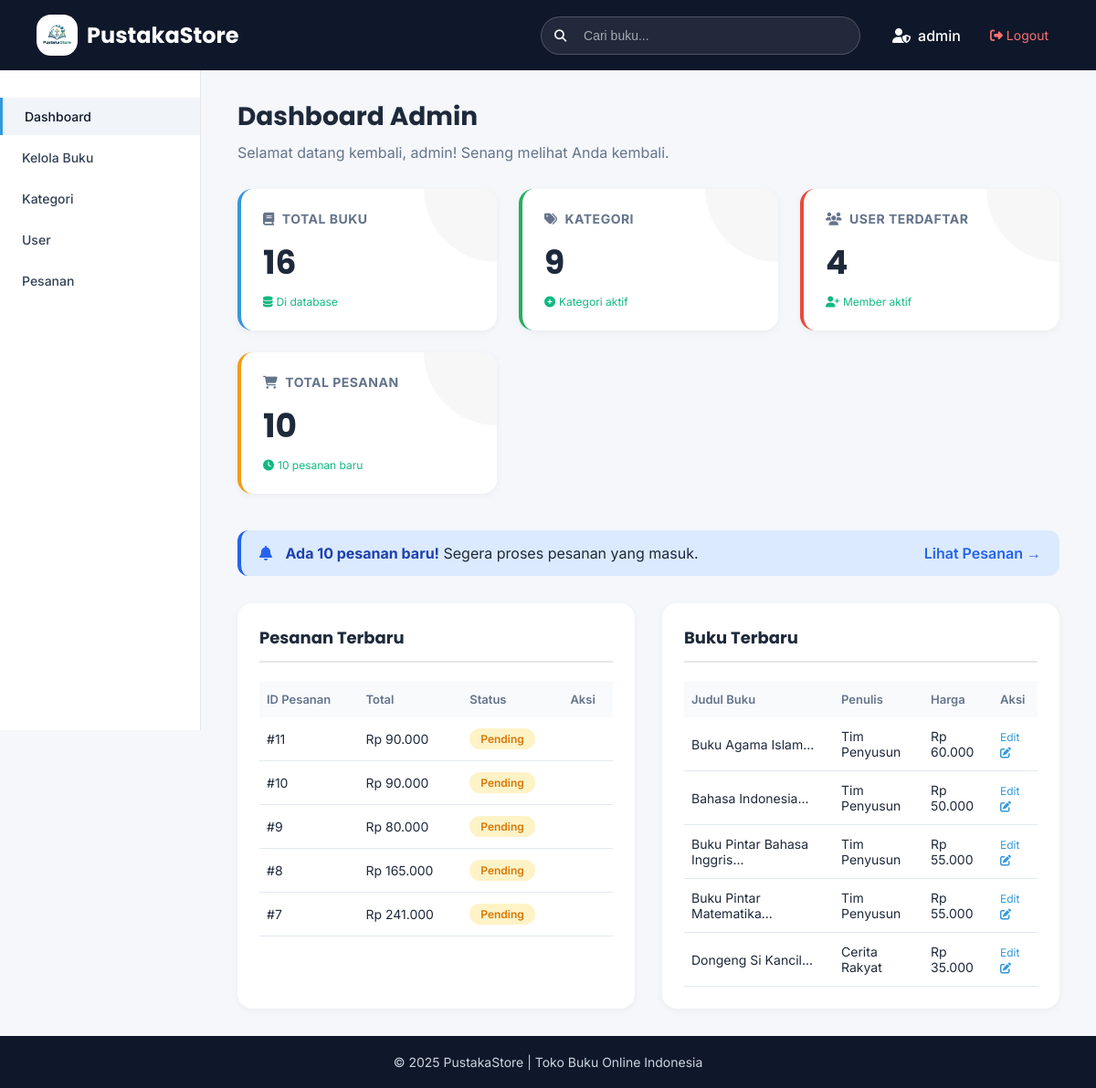
Page /admin/dashboard.php (signed in) on the committed database.
### tables this page shows
CREATE TABLE `pesanan` (
  `id` int(11) NOT NULL,
  `id_user` int(11) DEFAULT NULL,
  `total_harga` int(11) DEFAULT NULL,
  `metode_pembayaran` varchar(50) DEFAULT NULL,
  `status` varchar(50) DEFAULT 'Pending',
  `alamat_pengiriman` text DEFAULT NULL,
  `no_hp` varchar(20) DEFAULT NULL,
  `gambar_bukti` varchar(255) DEFAULT NULL,
  `tanggal` timestamp NOT NULL DEFAULT current_timestamp()
);

CREATE TABLE `buku` (
  `id` int(11) NOT NULL,
  `judul` varchar(255) DEFAULT NULL,
  `penulis` varchar(150) DEFAULT NULL,
  `harga` int(11) DEFAULT NULL,
  `deskripsi` text DEFAULT NULL,
  `stok` int(11) DEFAULT 10,
  `id_kategori` int(11) DEFAULT NULL,
  `gambar` varchar(255) DEFAULT NULL
);

### admin/dashboard.php (the view, shortened to what this page needs)
<?php
include '../config/koneksi.php';
function countData($koneksi, $table) {
    $q = mysqli_query($koneksi, "SELECT COUNT(*) as total FROM $table");
    if($q) {
        $d = mysqli_fetch_assoc($q);
        return $d['total'] ?? 0;
    }
    return 0;
}
$total_buku     = countData($koneksi, 'buku');
$total_kategori = countData($koneksi, 'kategori');
$total_user     = countData($koneksi, 'users');
$total_pesanan  = countData($koneksi, 'pesanan');
$nama_admin = $_SESSION['username'] ?? 'Admin';
$total_pesanan_baru = 0;
$query_pesanan_baru = mysqli_query($koneksi, "SELECT COUNT(*) as total FROM pesanan WHERE status = 'pending' OR status = 'menunggu'");
if($query_pesanan_baru) {
    $data = mysqli_fetch_assoc($query_pesanan_baru);
    $total_pesanan_baru = $data['total'] ?? 0;
}
$query_pesanan_terbaru = mysqli_query($koneksi, "SELECT * FROM pesanan ORDER BY id DESC LIMIT 5");
$pesanan_terbaru = [];
if($query_pesanan_terbaru) {
    while($row = mysqli_fetch_assoc($query_pesanan_terbaru)) {
        $pesanan_terbaru[] = $row;
    }
}
$query_buku_terbaru = mysqli_query($koneksi, "SELECT * FROM buku ORDER BY id DESC LIMIT 5");
$buku_terbaru = [];
if($query_buku_terbaru) {
    while($row = mysqli_fetch_assoc($query_buku_terbaru)) {
        $buku_terbaru[] = $row;
    }
}
?>
<!DOCTYPE html>
<html lang="id">
<head>
    <link rel="stylesheet" href="https://cdnjs.cloudflare.com/ajax/libs/font-awesome/6.5.1/css/all.min.css">
</head>
<body>
<div class="header">
    <div class="container header-content">
        <div class="logo">
            <div class="logo-circle">
                <img src="../assets/css/images/logo_buku.png" alt="Logo">
            </div>
            <h2>PustakaStore</h2>
        </div>
        <div class="search-wrapper">
            <form action="kelola_buku.php" method="GET">
                <button type="submit"><i class="fas fa-search"></i></button>
                <input type="text" name="search" placeholder="Cari buku...">
            </form>
        </div>
        <div class="admin-info">
            <div class="admin-name">
                <i class="fas fa-user-shield"></i>
                <?= htmlspecialchars($nama_admin) ?>
            </div>
            <a href="../logout.php" class="logout-link">
                <i class="fas fa-sign-out-alt"></i> Logout
            </a>
        </div>
    </div>
</div>
<div class="wrapper">
    <div class="sidebar">
        <a href="dashboard.php" class="active">Dashboard</a>
        <a href="kelola_buku.php">Kelola Buku</a>
        <a href="kelola_kategori.php">Kategori</a>
        <a href="kelola_user.php">User</a>
        <a href="kelola_pesanan.php">Pesanan</a>
    </div>
    <div class="content">
        <h2>Dashboard Admin</h2>
        <p>Selamat datang kembali, <?= htmlspecialchars($nama_admin) ?>! Senang melihat Anda kembali.</p>
        <div class="cards">
            <div class="card card-1">
                <h4><i class="fas fa-book"></i> Total Buku</h4>
                <h2><?= $total_buku ?></h2>
                <div class="trend">
                    <i class="fas fa-database"></i> Di database
                </div>
            </div>
            <div class="card card-2">
                <h4><i class="fas fa-tags"></i> Kategori</h4>
                <h2><?= $total_kategori ?></h2>
                <div class="trend">
                    <i class="fas fa-plus-circle"></i> Kategori aktif
                </div>
            </div>
            <div class="card card-3">
                <h4><i class="fas fa-users"></i> User Terdaftar</h4>
                <h2><?= $total_user ?></h2>
                <div class="trend">
                    <i class="fas fa-user-plus"></i> Member aktif
                </div>
            </div>
            <div class="card card-4">
                <h4><i class="fas fa-shopping-cart"></i> Total Pesanan</h4>
                <h2><?= $total_pesanan ?></h2>
                <div class="trend">
                    <i class="fas fa-clock"></i> <?= $total_pesanan_baru ?> pesanan baru
                </div>
            </div>
        </div>
        <?php if($total_pesanan_baru > 0): ?>
        <div style="background: #dbeafe; border-left: 4px solid #2563eb; padding: 15px 20px; border-radius: 12px; margin-bottom: 30px; display: flex; align-items: center; justify-content: space-between;">
            <div>
                <i class="fas fa-bell" style="color: #2563eb; margin-right: 10px;"></i>
                <strong style="color: #1e40af;">Ada <?= $total_pesanan_baru ?> pesanan baru!</strong> Segera proses pesanan yang masuk.
            </div>
            <a href="kelola_pesanan.php" style="color: #2563eb; text-decoration: none; font-weight: 600;">Lihat Pesanan →</a>
        </div>
        <?php endif; ?>
        <div class="recent-section">
            <div class="recent-box">
                <h3>Pesanan Terbaru</h3>
                <div class="recent-table">
                    <?php if(count($pesanan_terbaru) > 0): ?>
                    <table>
                        <thead>
                            <tr>
                                <th>ID Pesanan</th>
                                <th>Total</th>
                                <th>Status</th>
                                <th>Aksi</th>
                            </tr>
                        </thead>
                        <tbody>
                            <?php foreach($pesanan_terbaru as $pesanan): ?>
                            <tr>
                                <td>#<?= $pesanan['id'] ?></td>
                                <td>Rp <?= number_format($pesanan['total_harga'] ?? 0, 0, ',', '.') ?></td>
                                <td>
                                    <span class="status-badge status-<?= $pesanan['status'] ?>">
                                        <?= ucfirst($pesanan['status'] ?? 'pending') ?>
                                    </span>
                                </td>
                                <td>
                                </td>
                            </tr>
                            <?php endforeach; ?>
                        </tbody>
                    </table>
                    <?php else: ?>
                    <p style="text-align: center; color: #94a3b8; padding: 40px;">Belum ada pesanan</p>
                    <?php endif; ?>
                </div>
            </div>
            <div class="recent-box">
                <h3>Buku Terbaru</h3>
                <div class="recent-table">
                    <?php if(count($buku_terbaru) > 0): ?>
                    <table>
                        <thead>
                            <tr>
                                <th>Judul Buku</th>
                                <th>Penulis</th>
                                <th>Harga</th>
                                <th>Aksi</th>
                            </tr>
                        </thead>
                        <tbody>
                            <?php foreach($buku_terbaru as $buku): ?>
                            <tr>
                                <td><?= htmlspecialchars(substr($buku['judul'] ?? '-', 0, 30)) ?>...</td>
                                <td><?= htmlspecialchars($buku['penulis'] ?? '-') ?></td>
                                <td>Rp <?= number_format($buku['harga'] ?? 0, 0, ',', '.') ?></td>
                                <td>
                                    <a href="edit_buku.php?id=<?= $buku['id'] ?>" class="btn-view">
                                        Edit <i class="fas fa-edit"></i>
                                    </a>
                                </td>
                            </tr>
                            <?php endforeach; ?>
                        </tbody>
                    </table>
                    <?php else: ?>
                    <p style="text-align: center; color: #94a3b8; padding: 40px;">Belum ada buku</p>
                    <?php endif; ?>
                </div>
            </div>
        </div>
    </div>
</div>
<div class="footer">
    <div class="container">
        <div class="footer-bottom">
            <p>&copy; 2025 PustakaStore | Toko Buku Online Indonesia</p>
        </div>
    </div>
</div>
</body>
</html>

### admin/dashboard.php (style rules this page uses)
* { margin: 0; padding: 0; box-sizing: border-box; }
body { font-family: 'Inter', sans-serif; background: #f5f7fb; color: #1e293b; }
.header { background: #0f172a; padding: 16px 0; position: sticky; top: 0; z-index: 100; }
.container { max-width: 1280px; margin: auto; padding: 0 40px; }
.header-content { display: flex; align-items: center; gap: 20px; }
.logo { display: flex; align-items: center; gap: 10px; color: white; }
.logo .logo-circle { width: 45px; height: 45px; background: white; border-radius: 35%; display: flex; align-items: center; justify-content: center; }
.logo-circle img { width: 65px; height: 65px; object-fit: contain; }
.logo h2 { font-family: 'Poppins', sans-serif; font-size: 24px; font-weight: 700; color: white; }
.search-wrapper { flex: 1; max-width: 350px; margin-left: auto; }
.search-wrapper form { display: flex; position: relative; }
.search-wrapper input { width: 100%; padding: 12px 18px 12px 46px; border-radius: 999px; border: 1px solid rgba(255,255,255,0.2); background: rgba(255,255,255,0.08); color: white; font-size: 14px; }
.search-wrapper input::placeholder { color: rgba(255,255,255,0.6); }
.search-wrapper button { position: absolute; left: 15px; top: 50%; transform: translateY(-50%); border: none; background: none; color: white; cursor: pointer; }
.admin-info { display: flex; align-items: center; gap: 20px; color: white; margin-left: 15px; }
.admin-name { font-weight: 500; display: flex; align-items: center; gap: 8px; }
.logout-link { color: #f87171; text-decoration: none; font-size: 14px; padding: 6px 12px; border-radius: 8px; transition: background 0.3s; }
.wrapper { display: flex; min-height: 100vh; }
.sidebar { width: 220px; background: white; padding: 30px 0; position: sticky; top: 77px; height: calc(100vh - 77px); overflow-y: auto; border-right: 1px solid #e5e7eb; }
.sidebar a { display: block; padding: 12px 24px; text-decoration: none; color: #334155; margin-bottom: 4px; font-weight: 500; transition: all 0.3s ease; font-size: 14px; }
.sidebar a.active { background: #f1f5f9; color: #0f172a; border-left: 3px solid #3498db; }
.content { flex: 1; padding: 30px 40px; }
.content h2 { font-family: 'Poppins', sans-serif; font-size: 28px; font-weight: 700; color: #1e293b; margin-bottom: 8px; }
.content > p { color: #64748b; margin-bottom: 30px; }
.cards { display: grid; grid-template-columns: repeat(auto-fit, minmax(240px, 1fr)); gap: 24px; margin-bottom: 40px; }
.card { background: white; padding: 24px; border-radius: 16px; box-shadow: 0 2px 8px rgba(0,0,0,0.05); border-left: 4px solid; transition: transform 0.3s ease, box-shadow 0.3s ease; position: relative; overflow: hidden; }
.card::before { content: ''; position: absolute; top: 0; right: 0; width: 80px; height: 80px; background: rgba(0,0,0,0.03); border-radius: 0 0 0 100%; }
.card h4 { font-size: 14px; color: #64748b; margin-bottom: 12px; display: flex; align-items: center; gap: 8px; text-transform: uppercase; letter-spacing: 0.5px; }
.card h2 { font-size: 36px; font-weight: 700; margin-bottom: 8px; }
.card .trend { font-size: 12px; color: #10b981; display: flex; align-items: center; gap: 4px; }
.card-1 { border-color: #3498db; }
.card-2 { border-color: #27ae60; }
.card-3 { border-color: #e74c3c; }
.card-4 { border-color: #f39c12; }
.recent-section { display: grid; grid-template-columns: 1fr 1fr; gap: 30px; margin-top: 20px; }
.recent-box { background: white; border-radius: 16px; padding: 24px; box-shadow: 0 2px 8px rgba(0,0,0,0.05); }
.recent-box h3 { font-family: 'Poppins', sans-serif; font-size: 18px; margin-bottom: 20px; padding-bottom: 12px; border-bottom: 2px solid #e5e7eb; color: #1e293b; }
.recent-table { width: 100%; overflow-x: auto; }
.recent-table table { width: 100%; border-collapse: collapse; }
.recent-table th { text-align: left; padding: 12px 8px; background: #f8fafc; font-size: 13px; color: #64748b; font-weight: 600; }
.recent-table td { padding: 12px 8px; border-bottom: 1px solid #e2e8f0; font-size: 14px; }
.status-badge { padding: 4px 12px; border-radius: 20px; font-size: 12px; font-weight: 600; display: inline-block; }
.status-pending, .status-menunggu { background: #fef3c7; color: #d97706; }
.btn-view { color: #3498db; text-decoration: none; font-size: 12px; }
.footer { background: #0f172a; color: #cbd5e1; padding: 20px 0; }
.footer-bottom { text-align: center; font-size: 14px; }

### rows in the picture
pesanan: id "11", total_harga "90.000", status "Pending"
pesanan: id "10", total_harga "90.000", status "Pending"
pesanan: id "9", total_harga "80.000", status "Pending"
pesanan: id "8", total_harga "165.000", status "Pending"
pesanan: id "7", total_harga "241.000", status "Pending"
buku: judul "Buku Agama Islam", penulis "Tim Penyusun", harga "60.000"
buku: judul "Bahasa Indonesia", penulis "Tim Penyusun", harga "50.000"
buku: judul "Buku Pintar Bahasa Inggris", penulis "Tim Penyusun", harga "55.000"
buku: judul "Buku Pintar Matematika", penulis "Tim Penyusun", harga "55.000"
buku: judul "Dongeng Si Kancil", penulis "Cerita Rakyat", harga "35.000"

### other values in the picture
$nama_admin "admin"
$total_buku "16"
$total_kategori "9"
$total_user "4"
$total_pesanan "10"
$total_pesanan_baru "10"
